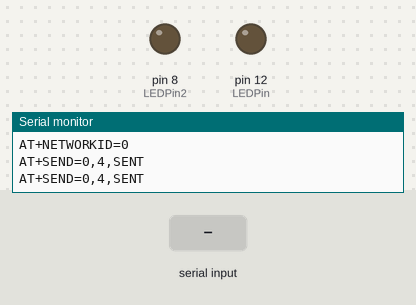
Simulated run of this sketch. Board: Arduino Uno, built with avr-gcc and run on an emulated ATmega328P. Shown: output pins drawn as LEDs (lit = HIGH), the last lines printed to the serial monitor. Dashed ring = blinking. The test bench sets the inputs (shaded band).

Above: at 2.6 s.
2.7 s: "TEST" received over Serial
At 4.0 s:
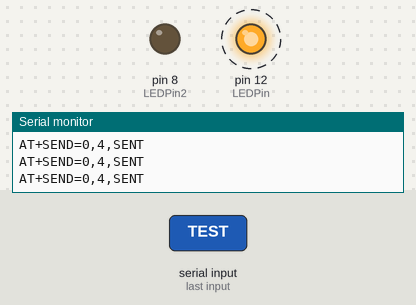
Timing chart, 0 to 11.7 s (numbered marks = the images above; inputs shaded):
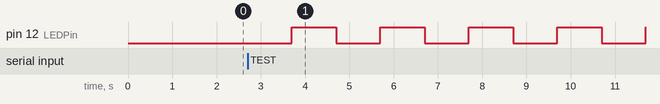

The sketch:

StrippedTest_HWSerial.ino
```cpp
#define LEDPin 12
#define LEDPin2 8

boolean on;
boolean recieve;

void setup()
{
  Serial.begin(115200);

  Serial.print("AT+FACTORY\r\n");
  delay(100);   //wait for module to respond

  Serial.print("AT+BAND=915000000\r\n");
  delay(100);   //wait for module to respond

  Serial.print("AT+ADDRESS=0\r\n");   //needs to be unique
  delay(100);   //wait for module to respond

  Serial.print("AT+NETWORKID=0\r\n");   //needs to be same for receiver and transmitter
  delay(100);   //wait for module to respond

  delay(1000);

//  Serial.print("AT+SEND=1,4,SENT\r\n");

//  delay(5000);

  on = false;
  recieve = false;
  pinMode(LEDPin, OUTPUT);
  pinMode(LEDPin2, OUTPUT);
  digitalWrite(LEDPin2, LOW);
}

void loop()
{
  Serial.print("AT+SEND=0,4,SENT\r\n");

  String inString = Serial.readString();

  if(inString.indexOf("TEST") > 0)
  {
    recieve = true;
  }

  if(on)
  {
    digitalWrite(LEDPin, HIGH);
  }
  else
  {
    digitalWrite(LEDPin, LOW);
  }


  if(recieve)
  {
    digitalWrite(LEDPin2, HIGH);
  }

  on = !on;
}
```

Measured:
- by itself, pin 12 (LEDPin): alternates HIGH for 1.0 s and LOW for 1.0 s
